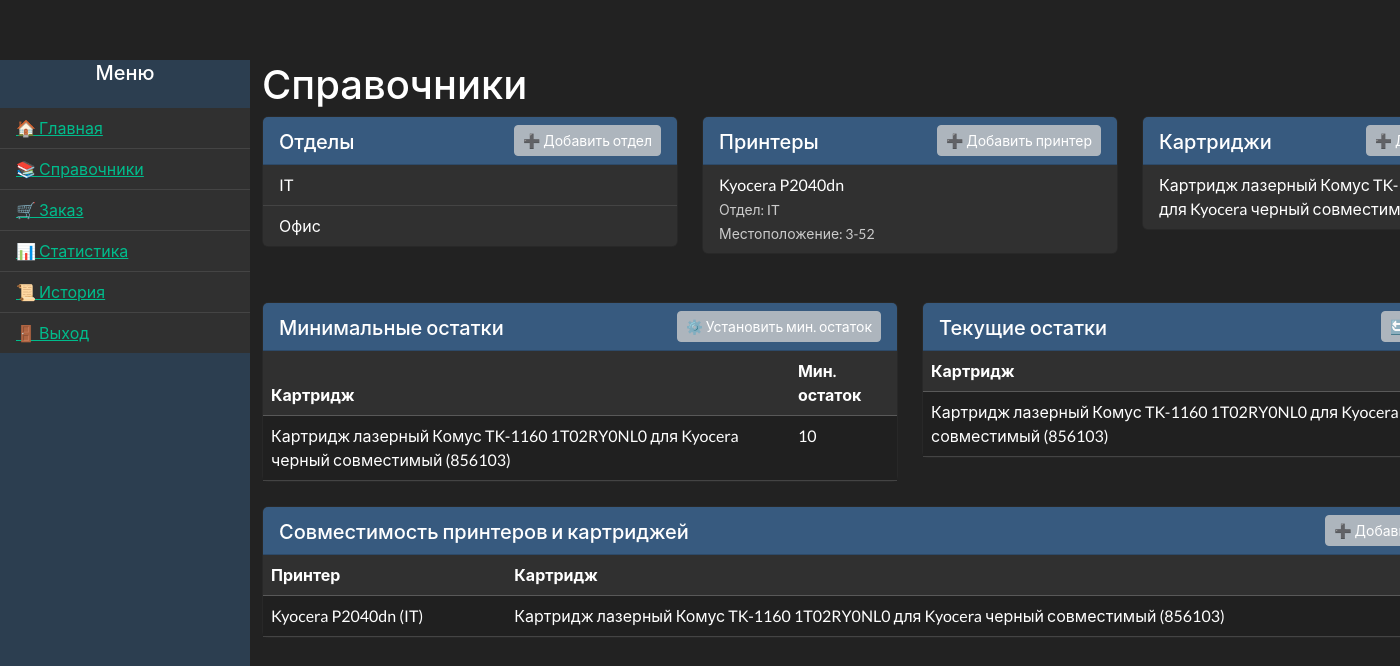
Before: /cartridges/reference/ (signed in) with the older database file.
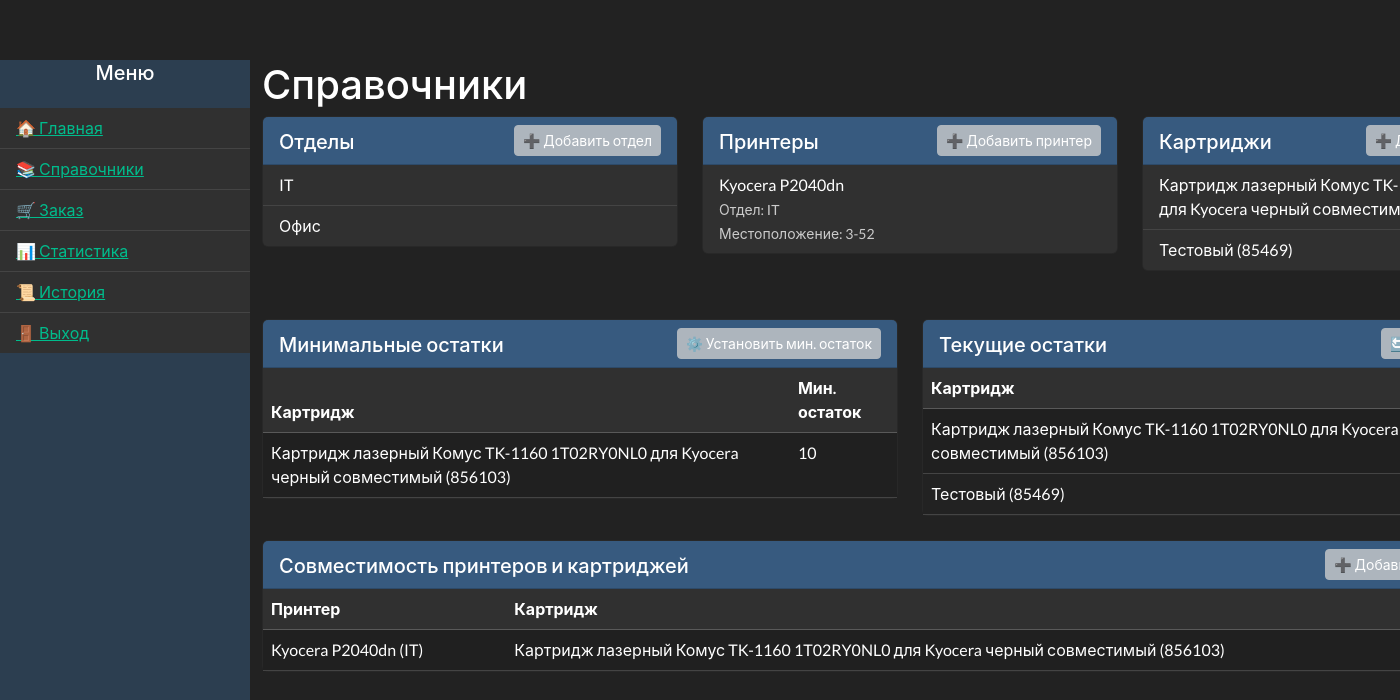
After: the same page with the newer database file.
### cartridges/models.py (models this page shows, shortened)
class Department(models.Model):
    name = models.CharField("Название отдела", max_length=100)
    def __str__(self):
        return self.name

class Printer(models.Model):
    name = models.CharField("Модель принтера", max_length=100)
    department = models.ForeignKey(Department, on_delete=models.CASCADE)
    location = models.CharField("Местоположение", max_length=200)
    def __str__(self):
        return f"{self.name} ({self.department})"

class Cartridge(models.Model):
    name = models.CharField("Название", max_length=100)
    article = models.CharField("Артикул", max_length=50, unique=True)
    def __str__(self):
        return f"{self.name} ({self.article})"

class CartridgeMinStockGlobal(models.Model):
    cartridge = models.OneToOneField(
        Cartridge,
        on_delete=models.CASCADE,
        related_name='minstock'  # Теперь доступен как cartridge.minstock
    )
    min_stock = models.PositiveIntegerField("Минимальный остаток")

class CartridgeInventory(models.Model):
    cartridge = models.ForeignKey(
        Cartridge,
        on_delete=models.CASCADE,
        related_name='inventory'
    )
    current_stock = models.PositiveIntegerField("Остаток")

class PrinterCartridge(models.Model):
    printer = models.ForeignKey(Printer, on_delete=models.CASCADE)
    cartridge = models.ForeignKey(Cartridge, on_delete=models.CASCADE)
    class Meta:
        verbose_name = "Совместимость"
        verbose_name_plural = "Совместимости"

### cartridges/views.py (the view)
# urls.py: path('reference/', views.reference, name='reference'),
@login_required
def reference(request):
    departments = Department.objects.all()
    printers = Printer.objects.select_related('department').all()
    cartridges = Cartridge.objects.all()
    min_stocks = CartridgeMinStockGlobal.objects.select_related('cartridge').all()
    current_stocks = CartridgeInventory.objects.select_related('cartridge').all()
    compatibilities = PrinterCartridge.objects.select_related('printer', 'cartridge').all()
    context = {
        'departments': departments,
        'printers': printers,
        'cartridges': cartridges,
        'min_stocks': min_stocks,
        'current_stocks': current_stocks,
        'compatibilities': compatibilities,
    }
    return render(request, 'cartridges/reference.html', context)

### cartridges/templates/cartridges/reference.html (shortened to what the changed rows need)
{% extends "cartridges/base.html" %}
{% block content %}
<h2>Справочники</h2>
<div class="row g-4">
    <div class="col-md-4">
        <div class="card mb-4">
            <ul class="list-group list-group-flush">
                {% for department in departments %}
                <li class="list-group-item">{{ department.name }}</li>
                {% empty %}
                <li class="list-group-item text-muted">Нет данных</li>
                {% endfor %}
            </ul>
        </div>
    </div>
    <div class="col-md-4">
        <div class="card mb-4">
            <ul class="list-group list-group-flush">
                {% for printer in printers %}
                <li class="list-group-item">
                    {{ printer.name }}<br/>
                    <small class="text-muted">Отдел: {{ printer.department }}</small><br/>
                    <small class="text-muted">Местоположение: {{ printer.location }}</small>
                </li>
                {% empty %}
                <li class="list-group-item text-muted">Нет данных</li>
                {% endfor %}
            </ul>
        </div>
    </div>
    <div class="col-md-4">
        <div class="card mb-4">
            <ul class="list-group list-group-flush">
                {% for cartridge in cartridges %}
                <li class="list-group-item">{{ cartridge.name }} ({{ cartridge.article }})</li>
                {% empty %}
                <li class="list-group-item text-muted">Нет данных</li>
                {% endfor %}
            </ul>
        </div>
    </div>
    <div class="col-md-6">
        <div class="card mb-4">
            <div class="card-body p-0">
                {% if min_stocks %}
                <table class="table table-striped table-hover mb-0">
                    <thead class="table-dark">
                    <tr>
                        <th>Картридж</th>
                        <th>Мин. остаток</th>
                    </tr>
                    </thead>
                    <tbody>
                    {% for stock in min_stocks %}
                    <tr>
                        <td>{{ stock.cartridge }}</td>
                        <td>{{ stock.min_stock }}</td>
                    </tr>
                    {% endfor %}
                    </tbody>
                </table>
                {% else %}
                <p class="text-muted m-3">Нет данных</p>
                {% endif %}
            </div>
        </div>
    </div>
    <div class="col-md-6">
        <div class="card mb-4">
            <div class="card-body p-0">
                {% if current_stocks %}
                <table class="table table-striped table-hover mb-0">
                    <thead class="table-dark">
                    <tr>
                        <th>Картридж</th>
                    </tr>
                    </thead>
                    <tbody>
                    {% for stock in current_stocks %}
                    <tr>
                        <td>{{ stock.cartridge }}</td>
                    </tr>
                    {% endfor %}
                    </tbody>
                </table>
                {% else %}
                <p class="text-muted m-3">Нет данных</p>
                {% endif %}
            </div>
        </div>
    </div>
</div>
<div class="col-md-12">
    <div class="card mb-4">
        <div class="card-body p-0">
            {% if compatibilities %}
            <table class="table table-striped table-hover mb-0">
                <thead class="table-dark">
                <tr>
                    <th>Принтер</th>
                    <th>Картридж</th>
                </tr>
                </thead>
                <tbody>
                {% for compatibility in compatibilities %}
                <tr>
                    <td>{{ compatibility.printer }}</td>
                    <td>{{ compatibility.cartridge }}</td>
                </tr>
                {% endfor %}
                </tbody>
            </table>
            {% else %}
            <p class="text-muted m-3">Нет данных</p>
            {% endif %}
        </div>
    </div>
</div>
{% endblock %}

Changed rows visible on the page:
added Cartridge: name "Тестовый", article "85469"
added CartridgeInventory: cartridge "Тестовый (85469)"
